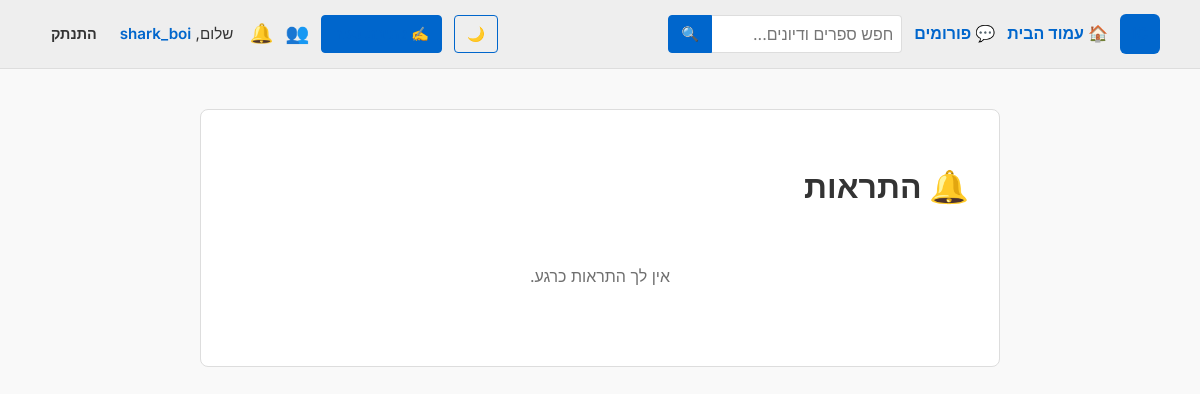
/notifications/ (signed in), run on an earlier commit of the app's database.
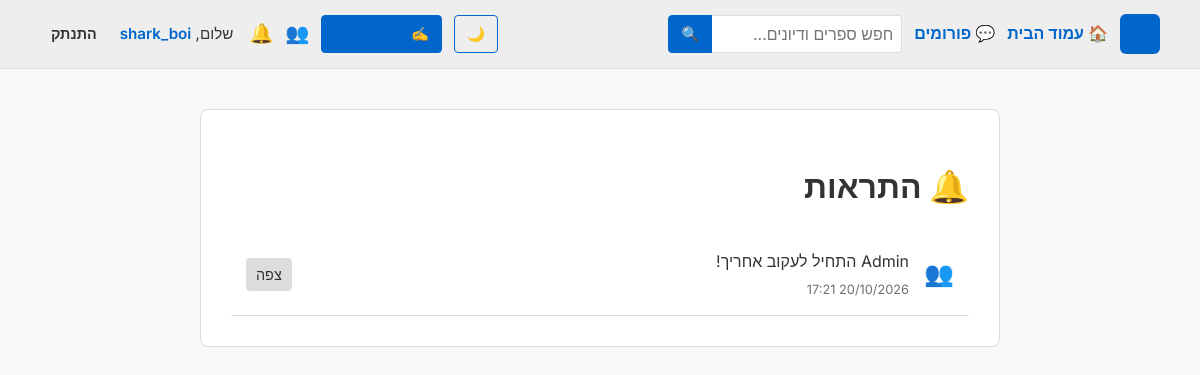
And on a later commit of the database.
### books/models.py (models this page shows, shortened)
class Notification(models.Model):
    NOTIFICATION_TYPES = (
        ('new_book', 'ספר חדש'),
        ('new_chapter', 'פרק חדש'),
        ('new_comment', 'תגובה חדשה'),
        ('new_kudos', 'קודוס חדש'),
        ('new_follower', 'עוקב חדש'),
    )
    recipient = models.ForeignKey(User, on_delete=models.CASCADE, related_name='notifications', verbose_name="מקבל ההתראה")
    sender = models.ForeignKey(User, on_delete=models.CASCADE, null=True, blank=True, verbose_name="שולח ההתראה")
    notification_type = models.CharField(max_length=20, choices=NOTIFICATION_TYPES, verbose_name="סוג התראה")
    message = models.CharField(max_length=255, verbose_name="תוכן ההתראה")
    link = models.CharField(max_length=255, blank=True, verbose_name="קישור לפעולה")
    is_read = models.BooleanField(default=False, verbose_name="נקרא?")
    created_at = models.DateTimeField(auto_now_add=True)
    class Meta:
        ordering = ['-created_at']

### books/views.py (the view)
# urls.py: path('notifications/', views.notifications_page, name='notifications'),
@login_required
def notifications_page(request):
    notifications = request.user.notifications.all()
    unread = notifications.filter(is_read=False)
    unread.update(is_read=True)
    return render(request, 'books/notifications.html', {'notifications': notifications})

### books/context_processors.py (called while the page is built)
def unread_notifications(request):
    if request.user.is_authenticated:
        count = request.user.notifications.filter(is_read=False).count()
        return {'unread_notifications_count': count}
    return {'unread_notifications_count': 0}

### books/templates/books/notifications.html (shortened to what this page needs)
{% extends 'books/base.html' %}
{% block content %}
<div class="container">
    <h1>🔔 התראות</h1>
    {% for notification in notifications %}
        <div style="padding: 15px; border-bottom: 1px solid var(--border-color); display: flex; gap: 15px; align-items: center; background: {% if not notification.is_read %}var(--nav-bg){% else %}transparent{% endif %};">
            <div style="font-size: 1.5em;">
                {% if notification.notification_type == 'new_follower' %}👥
                {% elif notification.notification_type == 'new_kudos' %}❤️
                {% elif notification.notification_type == 'new_comment' %}💬
                {% elif notification.notification_type == 'new_book' or notification.notification_type == 'new_chapter' %}📖
                {% else %}🔔{% endif %}
            </div>
            <div>
                <div>{{ notification.message }}</div>
                <div style="font-size: 0.8em; opacity: 0.7; margin-top: 5px;">{{ notification.created_at|date:"d/m/Y H:i" }}</div>
            </div>
            {% if notification.link %}
                <a href="{{ notification.link }}" style="margin-right: auto; padding: 5px 10px; background: var(--border-color); border-radius: 4px; text-decoration: none; font-size: 0.9em; color: var(--text-color);">צפה</a>
            {% endif %}
        </div>
    {% empty %}
        <p style="text-align: center; opacity: 0.7; padding: 30px;">אין לך התראות כרגע.</p>
    {% endfor %}
</div>
{% endblock %}

### books/templates/books/base.html (shortened to what this page needs)
<!DOCTYPE html>
{% load static %}
<html lang="he" dir="rtl">
<head>
    <link rel="stylesheet" href="{% static 'css/inkcity.css' %}">
</head>
<body>
    <div class="navbar">
        <div class="navbar-left">
            <a href="{% url 'home' %}" class="navbar-logo" aria-label="InkCity - עמוד הבית">IC</a>
            <a href="{% url 'home' %}">🏠 עמוד הבית</a>
            <a href="{% url 'forum_home' %}">💬 פורומים</a>
            <form action="{% url 'search' %}" method="get" class="navbar-search">
                <input type="text" name="q" placeholder="חפש ספרים ודיונים..." value="{{ request.GET.q|default:'' }}" required>
                <button type="submit" aria-label="חיפוש">🔍</button>
            </form>
        </div>
        <div class="navbar-right">
            <button id="theme-toggle" class="btn-outline" type="button" aria-label="החלף ערכת נושא">🌙</button>
            {% if user.is_authenticated %}
                <a href="{% url 'create_book' %}" class="btn-primary">✍️ כתיבת ספר</a>
                <a href="{% url 'following_list' %}" class="navbar-icon" title="נעקבים" aria-label="נעקבים">👥</a>
                <a href="{% url 'notifications' %}" class="navbar-icon navbar-bell" title="התראות" aria-label="התראות">
                    🔔
                </a>
                <span class="navbar-greeting">שלום, <a href="{% url 'profile_detail' user.username %}">{{ user.username }}</a></span>
                <form action="{% url 'logout' %}" method="post" class="navbar-form">
                    <button type="submit" class="btn-ghost">התנתק</button>
                </form>
            {% else %}
                <a href="{% url 'login' %}">התחבר</a>
                <a href="{% url 'register' %}" class="btn-primary">הרשמה</a>
            {% endif %}
        </div>
    </div>
    {% block content %}{% endblock %}
</body>
</html>

### static/css/inkcity.css (style rules this page uses)
*, *::before, *::after { box-sizing: border-box; }
body { margin: 0; padding: 0; background: var(--bg-color); color: var(--text-color); font-family: 'Inter', Arial, Helvetica, sans-serif; font-size: 16px; line-height: 1.6; transition: background-color 0.3s, color 0.3s; }
a { color: var(--link-color); text-decoration: none; }
.navbar { display: flex; justify-content: space-between; align-items: center; flex-wrap: wrap; gap: 15px; padding: 14px 40px; background-color: var(--nav-bg); color: var(--text-color); border-bottom: 1px solid var(--border-color); }
.navbar a { color: var(--link-color); text-decoration: none; font-weight: 600; }
.navbar-left, .navbar-right { display: flex; align-items: center; gap: 12px; }
.navbar-logo { width: 40px; height: 40px; border-radius: 6px; background: var(--link-color); color: #fff; font-weight: 700; display: flex; align-items: center; justify-content: center; }
.navbar-search { display: flex; align-items: center; margin: 0; }
.navbar-search input { width: 190px; margin: 0; border-left: none; border-radius: 0 4px 4px 0; }
.navbar-search button { margin: 0; border-radius: 4px 0 0 4px; }
.navbar-icon { font-size: 1.2em; position: relative; line-height: 1; }
.navbar-bell { margin-left: 4px; }
.navbar-greeting { font-size: 0.95em; }
.navbar-form { display: inline; margin: 0; }
.btn-primary, .btn-outline, .btn-ghost, .btn-danger { display: inline-block; font-family: inherit; font-size: 0.9em; line-height: 1.4; border-radius: 4px; cursor: pointer; text-decoration: none; }
.btn-primary { background: var(--link-color); color: #fff; border: 1px solid var(--link-color); padding: 8px 12px; }
.btn-outline { background: transparent; color: var(--link-color); border: 1px solid var(--link-color); padding: 8px 12px; }
.btn-ghost { background: transparent; color: var(--text-color); border: 1px solid transparent; padding: 8px 10px; font-weight: 600; }
button { font-family: inherit; font-size: 0.9em; line-height: 1.4; background: var(--link-color); color: #fff; border: 1px solid var(--link-color); padding: 8px 12px; border-radius: 4px; cursor: pointer; }
button.btn-outline { background: transparent; color: var(--link-color); border: 1px solid var(--link-color); }
button.btn-ghost { background: transparent; color: var(--text-color); border: 1px solid transparent; }
form { margin: 20px 0; }
input, textarea, select { width: 100%; padding: 8px; margin: 4px 0 12px 0; border: 1px solid var(--border-color); border-radius: 4px; background: var(--input-bg); color: var(--text-color); font-family: inherit; font-size: 1em; }
.container { background-color: var(--container-bg); padding: 30px; border-radius: 8px; border: 1px solid var(--border-color); max-width: 800px; margin: 40px auto; }

### books/templates/books/base.html (style rules this page uses)
:root { --bg-color: #f9f9f9; --text-color: #333333; --container-bg: #ffffff; --border-color: #dddddd; --link-color: #0066cc; --nav-bg: #eeeeee; --input-bg: #ffffff; }

What changed in the data, as far as the page shows it:
added Notification: message "Admin התחיל לעקוב אחריך!", created_at "20/10/2026 17:21"
Also different on the page:
text no longer shown: "אין לך התראות כרגע."
